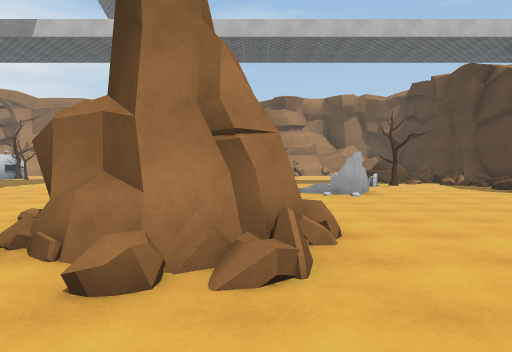
[1] (above)

24 first-person views from a walk through a scene from a Unity 3-D project. The camera is 1.5 m above the floor, tilts 2° down and sees 70° across. The floor is counted in squares, 2 m on a side. Each view is taken from the middle of a square. On the plan, view 1 faces up. The plan holds only what a view shows up to about 11 squares ahead; the rest is blank. The place goes on beyond the plan. Some animated figures are left out. Surface patterns are stand-ins for the level's own textures.

[2]
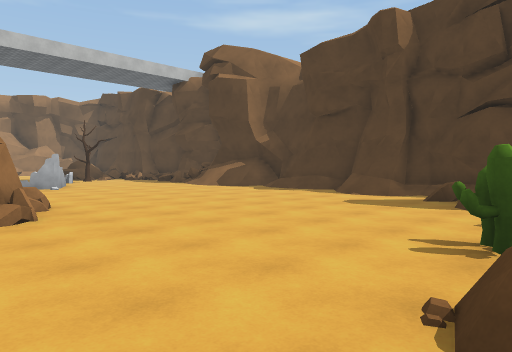

[3]
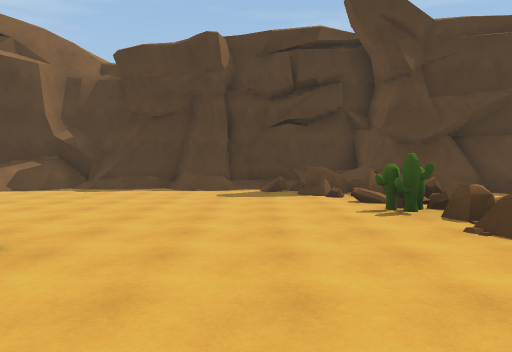

[4]
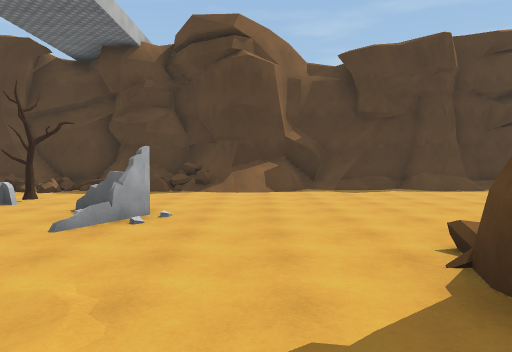

[5]
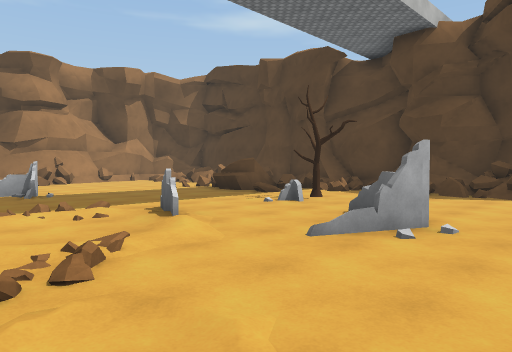

[6]
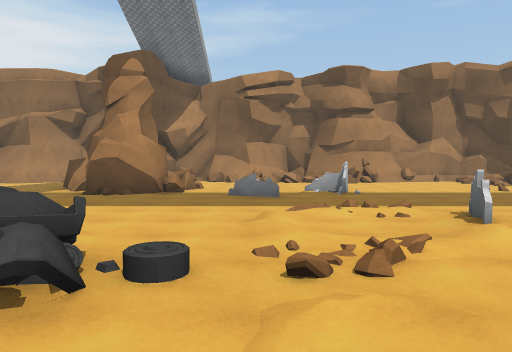

[7]
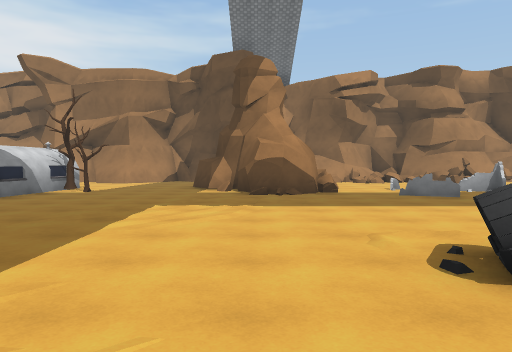

[8]
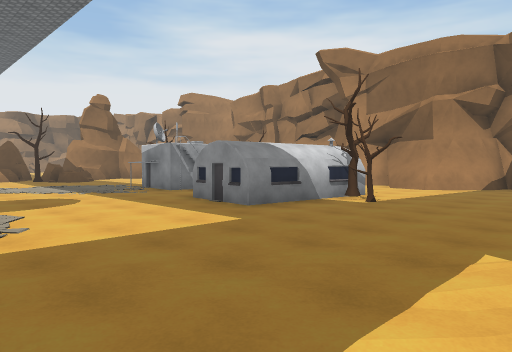

[9]
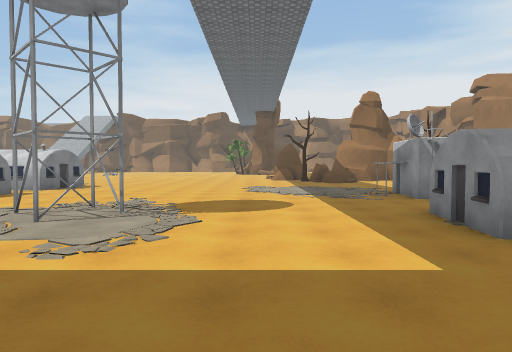

[10]
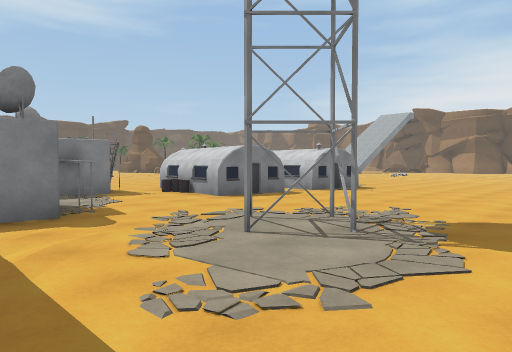

[11]
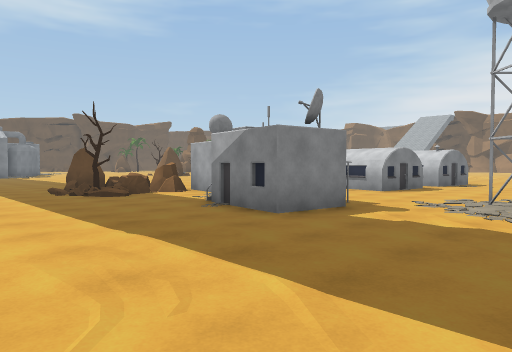

[12]
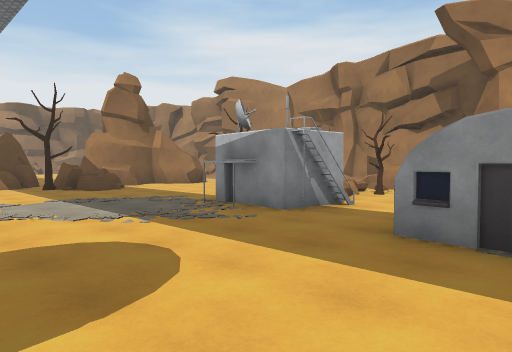

[13]
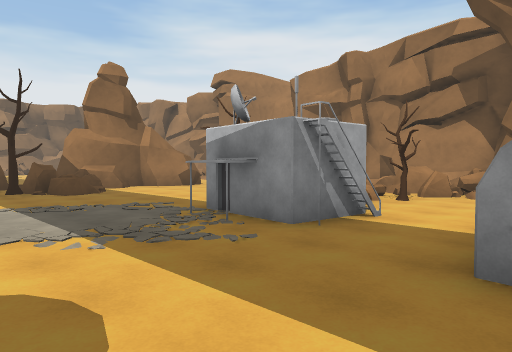

[14]
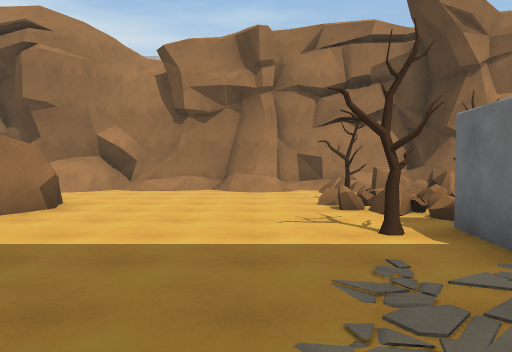

[15]
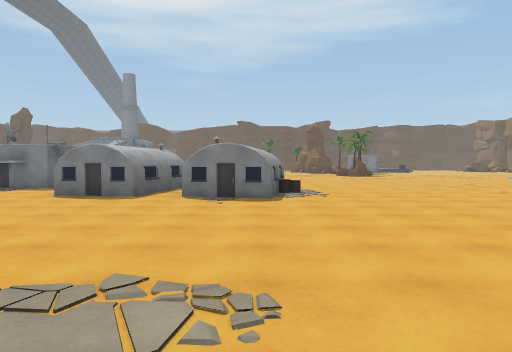

[16]
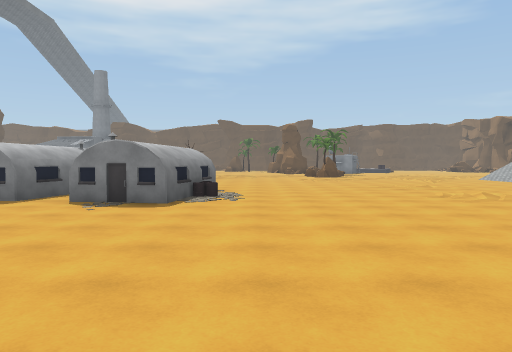

[17]
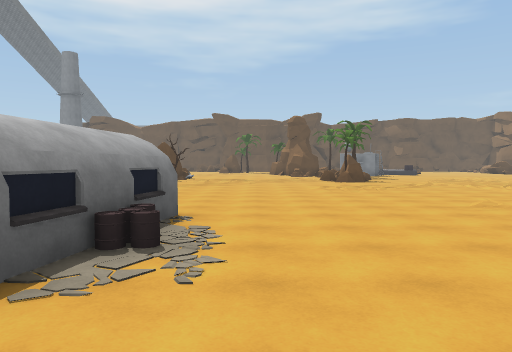

[18]
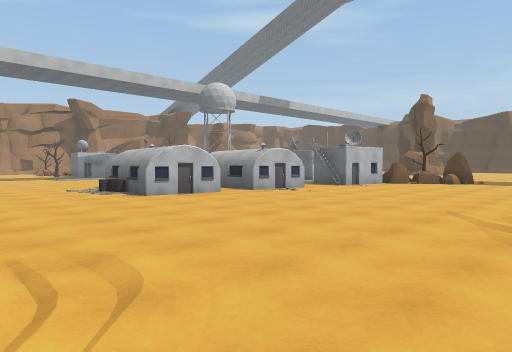

[19]
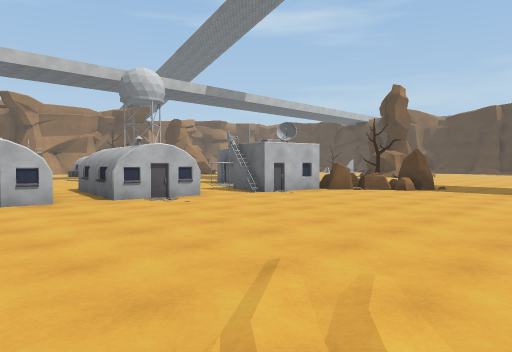

[20]
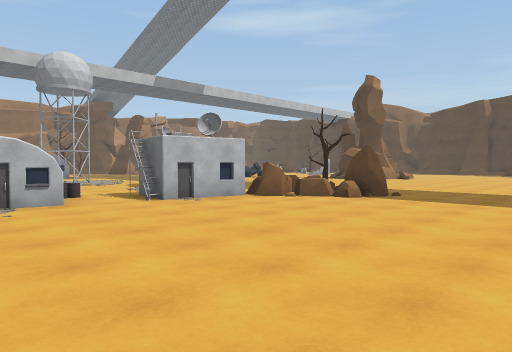

[21]
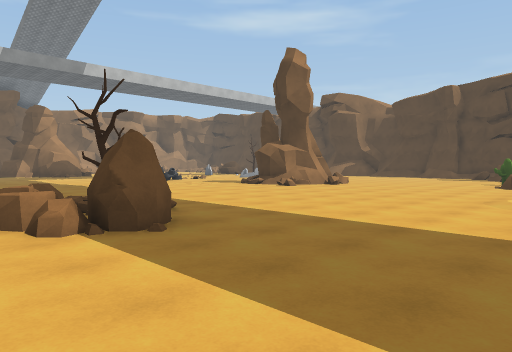

[22]
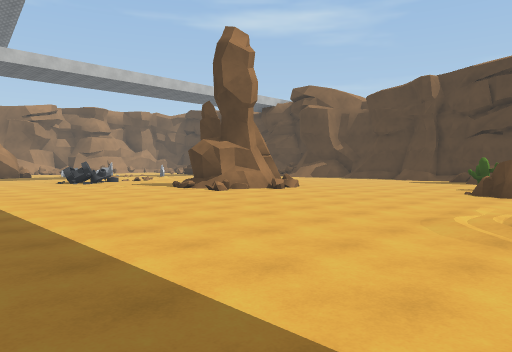

[23]
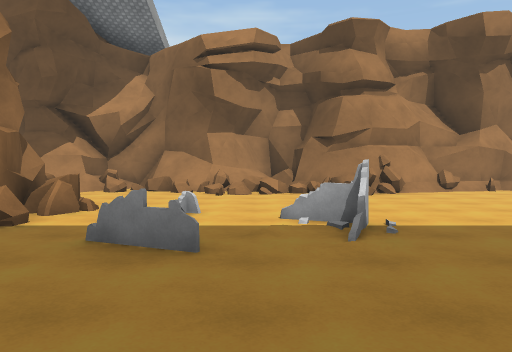

[24]
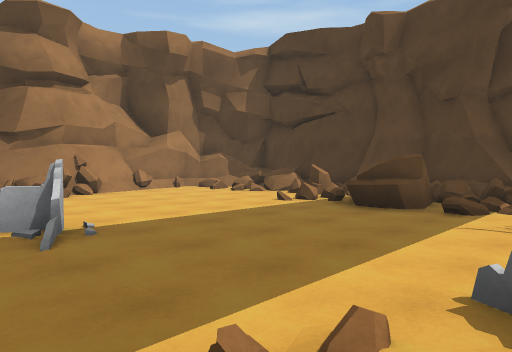

### Floor plan
Key: @ floor where view 1 was taken; # wall or solid block; x gap in a wall; . main floor; : floor 0.25 m higher than the main floor; + floor 0.5 m higher than the main floor; / step, stairs or slope; = window, fence, low wall or low ledge; ^ raised ledge; T tree; C cactus; R rock; B building.
Columns run from 27 left of view 1 to 9 right of it. Each row starts with its distance up from view 1.
 24  #########^#^
 23  #//##.#////^    ##  # #####   ####
 22   /......=^##   ##/  #===#=#######
 21    .......=#   ##/.  #...#=#.#...#
 20    #.....T#..  ....  #=..........=
 19    #.....==T.  ....   #..........#=#
 18    #......x..  B....###^.=.......=##
 17    #.....T #.  BT...####...=....=#=#
 16   #^R....#BB.. BT....##.........//##
 15    RRR...BB...BB.........=......===#
 14   R.T...........................=#=#
 13  RR.......................//.....#=#
 12     ....................././=..T..###
 11    .....................././=....../#
 10    ..........##........^.///..=...=##
  9   ...........##........^=....##...==#
  8  ................................./##
  7  ................................./#
  6 .......BB......BBB...... ........./#
  5 /.....BBB.BB...#B........ ##......./
  4 ......BB .BBB...B........###.......#
  3 .......BB.BB.#BB.........=##.......#
  2 ...........B.BB#//........//.......#
  1 ...............RRT:................#
  0 ................RR.........@.......#
 -1 .................R...............==#
 -2 ..............................C+x^=#
 -3 ../.........................RRC==###
 -4    ....................//.. RR== ##
 -5   . ... .. ..  . .. ..           /#

Positions as (right, up) in squares from view 1, and headings:
1: (0, 0), facing up
2: (-1, -3), facing up-right
3: (-3, 0), facing right
4: (-3, 7), facing right
5: (-2, 7), facing up-right
6: (-2, 7), facing up
7: (-6, 7), facing up
8: (-7, 10), facing up-left
9: (-8, 12), facing left
10: (-10, 12), facing down-left
11: (-6, 10), facing down-left
12: (-12, 11), facing up-left
13: (-13, 12), facing up-left
14: (-20, 13), facing up
15: (-20, 14), facing down
16: (-22, 13), facing down
17: (-22, 8), facing down
18: (-25, -5), facing up-right
19: (-21, -5), facing up-right
20: (-18, -5), facing up-right
21: (-12, -5), facing up-right
22: (-9, -5), facing up-right
23: (-1, 12), facing up
24: (-1, 12), facing up-right
